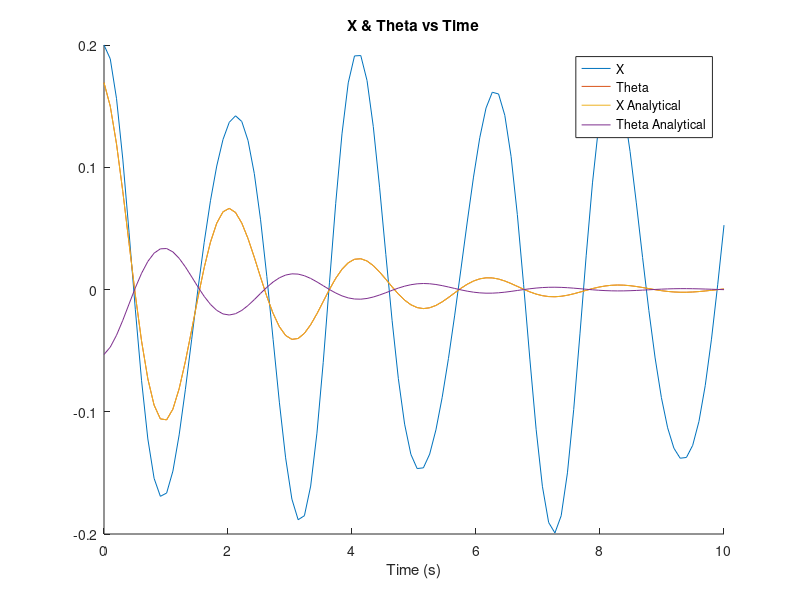

Reproduce this figure in MATLAB.
function suspension()
m = 4000; % kg
r2 = 0.64; % m
k1 = 20000; % N/m
k2 = 20000; % N/m
l1 = 0.9; % m
l2 = 1.4; % m

I = m * r2;
M = [m 0; 0 I];
K = [k1+k2 (-k1*l1 + k2*l2); (-k1*l1 + k2*l2) ((l1^2)*k1 + (l2^2)*k2)];
C = [4000 1000; 1000 5540];

L = chol(M); % m ^ 0.5
L_inv = inv(L);

K_tilda = L_inv * K * L_inv;
C_tilda = L_inv * C * L_inv;
[eigvec,eigval] = eig(K_tilda);

P = eigvec;

diag = transpose(P) * K_tilda * P;
[V,D] = eig(diag);

%% ODE

% Define simulation parameters
t_span = linspace(0,10);
x_init = [0.2 0; 0.1 0];

x0 = x_init(1); % m
theta0 = x_init(2); % rad
vx0 = x_init(3); % m/s
vtheta0 = x_init(4); % rad/s

Z_0 = [x0, theta0, vx0, vtheta0];     %specify initial conditions (rads, rads/sec)

[Time, zout] = ode45(@ode, t_span, Z_0);

function res = ode(~, Z)
res = zeros(4,1);
res(1) = Z(3); % dx2dt
res(2) = Z(4); % dTheta2dt

% % Undamped
% res(3) = (-(k1 + k2) * Z(1) + (k1*l1 - k2*l2) * Z(2)) / m;
% res(4) = ((l1*k1 - l2*k2) * Z(1) - ((l1^2)*k1 + (l2^2)*k2) * Z(2)) / I;

K = [k1+k2 (-k1*l1 + k2*l2); (-k1*l1 + k2*l2) ((l1^2)*k1 + (l2^2)*k2)];
res(3) = (-K(1) * Z(1) + -K(2) * Z(2)) / m;
res(4) = (-K(3) * Z(1) - K(4) * Z(2)) / I;
end

%% Analytical Soln
% Initial conditions in x and q space
q_init = transpose(P) * L * x_init;

% Find damping constant
zeta = ((C / K) * eigval) / (2 * sqrt(eigval));

% Find damped natural frequency
Wd = sqrt(eigval) * sqrt ([1 0; 0 1] - (zeta.^2));

% Equation of motion in q space
undamped = [q_init(1) * cos(sqrt(eigval(1)) * t_span) + (q_init(3)/sqrt(eigval(1))) * sin(sqrt(eigval(2)) * t_span); ...
q_init(2) * cos(sqrt(eigval(4)) * t_span) + (q_init(4)/sqrt(eigval(4))) * sin(sqrt(eigval(2)) * t_span)];

underdamped = [exp(-zeta(1) * sqrt(eigval(1)) * t_span) .* ...
    (q_init(1) * cos(Wd(1) * t_span) + ((q_init(2) + zeta(1) * sqrt(eigval(1)) * q_init(1)) / Wd(1)) * sin(Wd(1) * t_span)); ...
    exp(-zeta(4) * sqrt(eigval(4)) * t_span) .* ...
    (q_init(3) * cos(Wd(4) * t_span) + ((q_init(4) + zeta(4) * sqrt(eigval(3)) * q_init(3)) / Wd(4)) * sin(Wd(4) * t_span))];

% Equation of motion converted to x space
undamped_analytical = L_inv * P * undamped;
damped_analytical = L_inv * P * underdamped;

%% Plotting

figure;
hold on;

plot(Time, zout(:, 1, 1, 1), Time, damped_analytical(1,:));

% plot(Time, zout(:, 1, 1, 1), Time, zout(:, 2, 1, 1)); % ODE
% legend('Theta', 'X')

plot(t_span, damped_analytical);               % Analytical Soln
legend('X', 'Theta', 'X Analytical', 'Theta Analytical');

title('X & Theta vs Time');
xlabel('Time (s)');
end